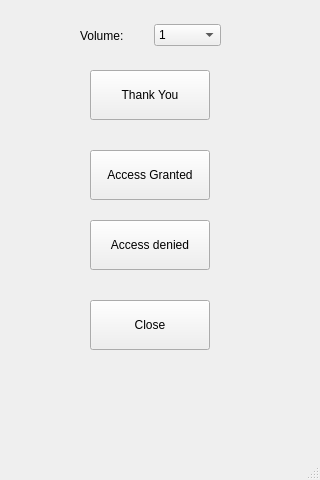
<?xml version="1.0" encoding="UTF-8"?>
<ui version="4.0">
 <class>SPEAKER_TEST</class>
 <widget class="QMainWindow" name="SPEAKER_TEST">
  <property name="geometry">
   <rect>
    <x>0</x>
    <y>0</y>
    <width>320</width>
    <height>480</height>
   </rect>
  </property>
  <property name="windowTitle">
   <string>MainWindow</string>
  </property>
  <widget class="QWidget" name="centralwidget">
   <widget class="QPushButton" name="thank_you">
    <property name="geometry">
     <rect>
      <x>90</x>
      <y>70</y>
      <width>120</width>
      <height>50</height>
     </rect>
    </property>
    <property name="styleSheet">
     <string notr="true">font: 12pt &quot;Ubuntu&quot;;</string>
    </property>
    <property name="text">
     <string>Thank You</string>
    </property>
   </widget>
   <widget class="QPushButton" name="access_granted">
    <property name="geometry">
     <rect>
      <x>90</x>
      <y>150</y>
      <width>120</width>
      <height>50</height>
     </rect>
    </property>
    <property name="styleSheet">
     <string notr="true">font: 12pt &quot;Ubuntu&quot;;</string>
    </property>
    <property name="text">
     <string>Access Granted</string>
    </property>
   </widget>
   <widget class="QPushButton" name="access_denied">
    <property name="geometry">
     <rect>
      <x>90</x>
      <y>220</y>
      <width>120</width>
      <height>50</height>
     </rect>
    </property>
    <property name="styleSheet">
     <string notr="true">font: 12pt &quot;Ubuntu&quot;;</string>
    </property>
    <property name="text">
     <string>Access denied</string>
    </property>
   </widget>
   <widget class="QPushButton" name="close_audio_volume">
    <property name="geometry">
     <rect>
      <x>90</x>
      <y>300</y>
      <width>120</width>
      <height>50</height>
     </rect>
    </property>
    <property name="styleSheet">
     <string notr="true">font: 12pt &quot;Ubuntu&quot;;</string>
    </property>
    <property name="text">
     <string>Close</string>
    </property>
   </widget>
   <widget class="QWidget" name="layoutWidget">
    <property name="geometry">
     <rect>
      <x>80</x>
      <y>20</y>
      <width>141</width>
      <height>31</height>
     </rect>
    </property>
    <layout class="QHBoxLayout" name="horizontalLayout">
     <item>
      <widget class="QLabel" name="label">
       <property name="styleSheet">
        <string notr="true">font: 13pt &quot;Ubuntu&quot;;</string>
       </property>
       <property name="text">
        <string>Volume:</string>
       </property>
      </widget>
     </item>
     <item>
      <widget class="QComboBox" name="volume_change">
       <item>
        <property name="text">
         <string>1</string>
        </property>
       </item>
       <item>
        <property name="text">
         <string>2</string>
        </property>
       </item>
       <item>
        <property name="text">
         <string>3</string>
        </property>
       </item>
       <item>
        <property name="text">
         <string>4</string>
        </property>
       </item>
       <item>
        <property name="text">
         <string>5</string>
        </property>
       </item>
       <item>
        <property name="text">
         <string>6</string>
        </property>
       </item>
       <item>
        <property name="text">
         <string>7</string>
        </property>
       </item>
       <item>
        <property name="text">
         <string>8</string>
        </property>
       </item>
       <item>
        <property name="text">
         <string>9</string>
        </property>
       </item>
       <item>
        <property name="text">
         <string>10</string>
        </property>
       </item>
       <item>
        <property name="text">
         <string>11</string>
        </property>
       </item>
       <item>
        <property name="text">
         <string>12</string>
        </property>
       </item>
       <item>
        <property name="text">
         <string>13</string>
        </property>
       </item>
       <item>
        <property name="text">
         <string>14</string>
        </property>
       </item>
      </widget>
     </item>
    </layout>
   </widget>
   <widget class="QLabel" name="label_2">
    <property name="geometry">
     <rect>
      <x>230</x>
      <y>150</y>
      <width>61</width>
      <height>61</height>
     </rect>
    </property>
    <property name="text">
     <string/>
    </property>
   </widget>
  </widget>
  <widget class="QMenuBar" name="menubar">
   <property name="geometry">
    <rect>
     <x>0</x>
     <y>0</y>
     <width>320</width>
     <height>25</height>
    </rect>
   </property>
  </widget>
  <widget class="QStatusBar" name="statusbar"/>
 </widget>
 <resources/>
 <connections/>
</ui>
